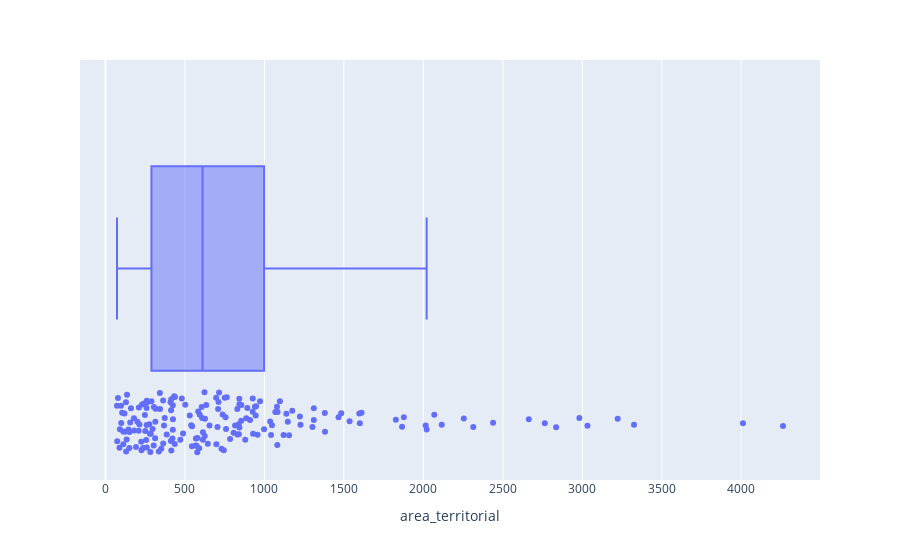

The cell this chart's notebook holds for it:
### Code cell
#Boxplot da variável area_territorial
px.box(df, x = 'area_territorial', points = 'all')

### Figure 1 — Plotly figure (JSON) as saved in the notebook; plotly's stock layout.template omitted (floating-point values rounded to 4 significant figures; data arrays with more than 128 entries replaced by an {"elided": "..."} marker saying what was removed)
{"data": [{"alignmentgroup": "True", "boxpoints": "all", "hovertemplate": "area_territorial=%{x}<extra></extra>", "legendgroup": "", "marker": {"color": "#636efa"}, "name": "", "notched": false, "offsetgroup": "", "orientation": "h", "showlegend": false, "type": "box", "x": {"elided": "182 float values"}, "x0": " ", "xaxis": "x", "y0": " ", "yaxis": "y"}], "layout": {"boxmode": "group", "legend": {"tracegroupgap": 0}, "margin": {"t": 60}, "xaxis": {"anchor": "y", "domain": [0, 1], "title": {"text": "area_territorial"}}, "yaxis": {"anchor": "x", "domain": [0, 1]}}}
